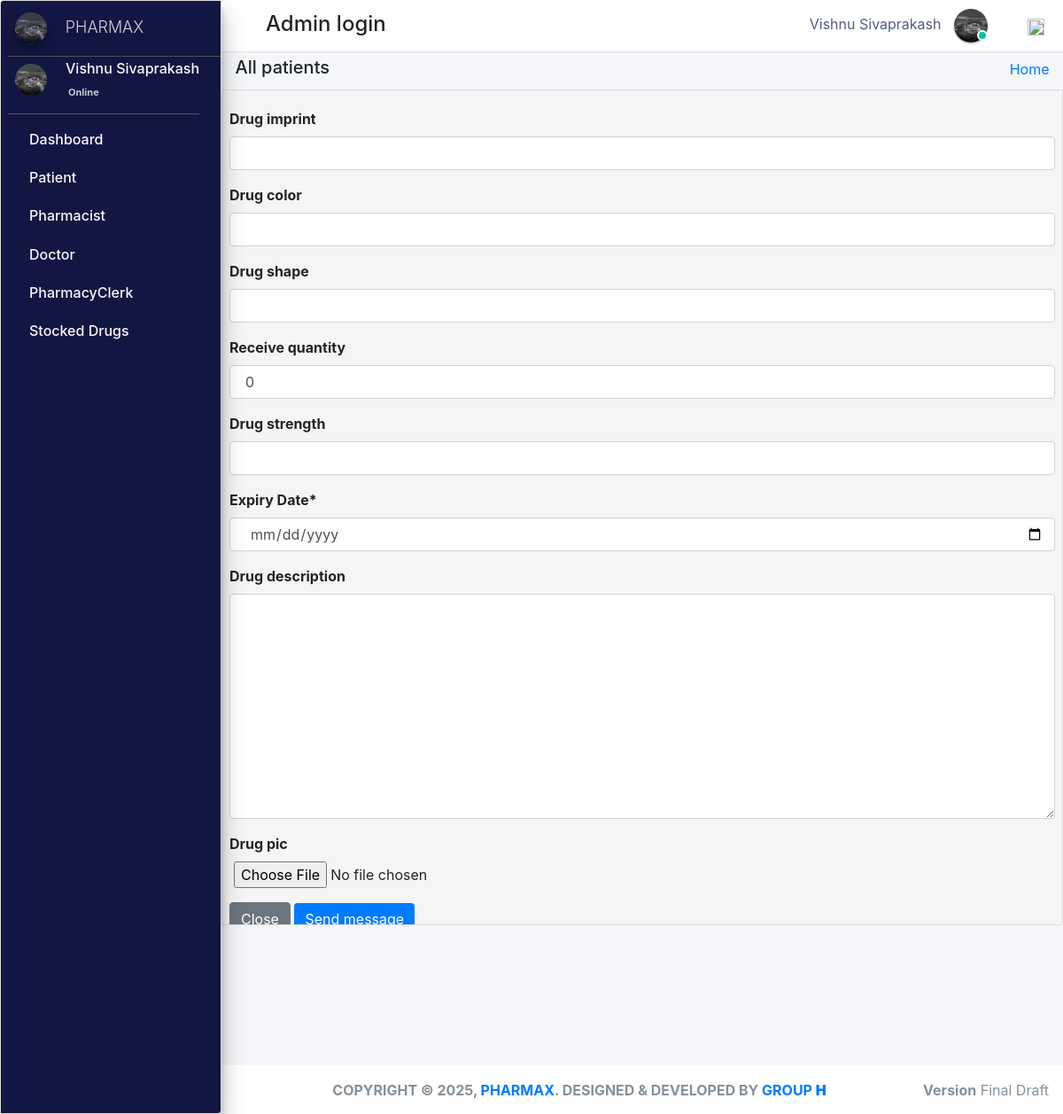
/admin_user/receive_drug/3/ (signed in), run on the app's committed database.
### pharmacy/models.py (models this page shows, shortened)
class CustomUser(AbstractUser):
    user_type_data = ((1, "AdminHOD"), (2, "Pharmacist"), (3, "Doctor"), (4, "PharmacyClerk"),(5, "Patients"))
    user_type = models.CharField(default=1, choices=user_type_data, max_length=10)

class AdminHOD(models.Model):
    gender_category=(
        ('Male','Male'),
        ('Female','Female'),
    )
    admin = models.OneToOneField(CustomUser,null=True, on_delete = models.CASCADE)
    emp_no= models.CharField(max_length=100,null=True,blank=True)
    gender=models.CharField(max_length=100,null=True,choices=gender_category)
    mobile=models.CharField(max_length=10,null=True,blank=True)
    address=models.CharField(max_length=300,null=True,blank=True)
    profile_pic=models.ImageField(default="admin.png",null=True,blank=True)
    created_at = models.DateTimeField(auto_now_add=True)
    updated_at = models.DateTimeField(auto_now=True)
    date_employed=models.DateTimeField(auto_now_add=True, auto_now=False)
    objects = models.Manager()

### pharmacy/HODViews.py (the view, shortened to what this page needs)
# urls.py: path('admin_user/receive_drug/<pk>/', HODViews.receiveDrug, name="receive_drug"),
def receiveDrug(request,pk):
    receive=Stock.objects.get(id=pk)
    form=ReceiveStockForm()
    try:
        form=ReceiveStockForm(request.POST or None )
    except:
        messages.error(request,"An Error occured, Drug quantity Not added")
        return redirect('manage_stock')
    context={
            "form":form,
            "title":"Add Drug"
        }
    return render(request,'hod_templates/modal_form.html',context)

### pharmacy/forms.py
class ReceiveStockForm(ModelForm):
    valid_to= forms.DateField(label="Expiry Date", widget=DateInput(attrs={"class":"form-control"}))
    class Meta:
        model=Stock
        fields='__all__'
        exclude=['category' ,'drug_name','valid_from','dispense_quantity','reorder_level','date_from','date_to','quantity','manufacture']

### pharmacy/LoginCheckMiddleWare.py (called while the page is built, shortened)
    def process_view(self, request, view_func, view_args, view_kwargs):
        modulename = view_func.__module__
        user = request.user
        if user.is_authenticated:
            if user.user_type == "1":
                if modulename == "pharmacy.HODViews":
                    pass
                elif modulename == "":
                    pass
                elif modulename == "pharmacy.views" or modulename == "django.views.static":
                    pass
                else:
                    pass
            else:
                return redirect("login")
        else:
            if request.path == reverse("login"):
                pass
            else:
                return redirect("login")

### pharmacy/models.py (called while the page is built)
    def get_queryset(self):
        return super().get_queryset().annotate(
            expired=ExpressionWrapper(Q(valid_to__lt=Now()), output_field=BooleanField())
        )

### pharmacy/templates/hod_templates/modal_form.html
{% extends 'hod_templates/base_template.html'%} {% load crispy_forms_tags %} {% block page_title %}
<h5>All patients</h5>
{% endblock page_title %} {% block main_content %}
<div class="content">
    <div class="row">
        <div class="col-md-12">
            <form role="form" method="POST" action="" enctype="multipart/form-data">
                {% csrf_token %} {{form|crispy}}
                <button type="button" class="btn btn-secondary" data-dismiss="modal">Close</button>
                <button type="submit" class="btn btn-primary">Send message</button>
            </form>
        </div>
    </div>
</div>
{% endblock %}

### pharmacy/templates/hod_templates/base_template.html (shortened to what this page needs)
{% extends 'base_file.html' %} {% block htm %}
<body class="hold-transition sidebar-mini layout-fixed">
    <div class="wrapper">
        <nav class="main-header navbar navbar-expand navbar-white navbar-light">
            <ul class="navbar-nav">
                <li class="nav-item">
                    <a class="nav-link" data-widget="pushmenu" href="#" role="button"></a>
                </li>
            </ul>
            <h4 style="margin-left: 10px; margin-top: 5px;">Admin login </h4>
            <ul class="navbar-nav ml-auto">
                <li class="mx-3">
                    <a href="#" class="sm-submenu-with-image a">
                        <span>{{user.first_name}}  {{user.last_name}}</span>
                        <img src="{{request.user.adminhod.profile_pic.url}}" class="img-circle elevation-1" width="38" height="38" alt="">
                        <span class="avatar-status avatar-sm-status avatar-status-success"></span>
                    </a>
                </li>
                <li class="nav-item dropdown ml-3 low">
                    <a href="#" class="btn btn-outlined btn-black text-muted bg-transparent " data-toggle="dropdown" aria-expanded="false" data-wow-delay="0.7s"><img src="https://img.icons8.com/ios/50/000000/settings.png" width="19" height="19">
                    </a>
                </li>
            </ul>
        </nav>
        {% include 'hod_templates/sidebar.html'%}
        <div class="content-wrapper">
            <div class="content-header">
                <div class="container-fluid">
                    <div class="row ">
                        <div class="col-sm-6">
                            <h1 class="m-0 text-dark">
                                {% block page_title %} {% endblock page_title %}
                            </h1>
                        </div>
                        <div class="col-sm-6 ">
                            <ol class="breadcrumb float-sm-right">
                                <li class="breadcrumb-item"><a href="">Home</a></li>
                            </ol>
                        </div>
                    </div>
                </div>
            </div>
            {% block main_content %} {% endblock main_content %}
        </div>
        {% include 'hod_templates/footer.html'%}
    </div>
    {% endblock htm %}

### pharmacy/templates/hod_templates/sidebar.html (shortened to what this page needs)
<aside class="main-sidebar sidebar-dark-primary elevation-4">
    <a href="" class="brand-link ml-2">
        <img src="{{request.user.adminhod.profile_pic.url}}" alt="" width="36" height="36" class=" img-circle elevation-3" style="opacity: .8">
        <span class="brand-text font-weight-light mt-1 ml-3 mmust">PHARMAX</span>
    </a>
    <div class="sidebar">
        <div class="user-panel mr-3">
            <div class="pull-left image sm-submenu-with-image a ml-2 ">
                <img src="{{request.user.adminhod.profile_pic.url}}" class="img-circle mt-2" width="36" height="36" alt="User Image">
            </div>
            <div class="pull-left info">
                <p>{{user.first_name}} {{user.last_name}}</p>
                <a href="#"> Online</a>
            </div>
        </div>
        <nav class="mt-2">
            <ul class="nav nav-pills nav-sidebar flex-column" data-widget="treeview" role="menu" data-accordion="false">
                <li class="nav-item">
                    <a href="{% url  'admin_dashboard' %}" class="nav-link">
                        <p>
                            Dashboard
                        </p>
                    </a>
                </li>
                <li class="nav-item">
                    <a href="#" class="nav-link">
                        <p>
                            Patient
                        </p>
                    </a>
                </li>
                <li class="nav-item">
                    <a href="#" class="nav-link">
                        <p>
                            Pharmacist
                        </p>
                    </a>
                </li>
                <li class="nav-item">
                    <a href="#" class="nav-link">
                        <p>
                            Doctor
                        </p>
                    </a>
                </li>
                <li class="nav-item">
                    <a href="#" class="nav-link">
                        <p>
                            PharmacyClerk
                        </p>
                    </a>
                </li>
                <li class="nav-item">
                    <a href="#" class="nav-link">
                        <p>
                            Stocked Drugs
                        </p>
                    </a>
                </li>
            </ul>
        </nav>
    </div>
</aside>

### static/css/main.css (style rules this page uses)
html { font-family: sans-serif; line-height: 1.15; -webkit-text-size-adjust: 100%; -webkit-tap-highlight-color: transparent; }
body { overflow-y: hidden; overflow-x: hidden; font-family: -apple-system, BlinkMacSystemFont, "Segoe UI", Roboto, "Helvetica Neue", Arial, "Noto Sans", sans-serif, "Apple Color Emoji", "Segoe UI Emoji", "Segoe UI Symbol", "Noto Color Emoji" !important; }
.content { background-color: #f5f5f5; border: 1px solid #dddddd; border-radius: 4px 0px 4px 0px; left: -1px; padding: 10px 7px 5px; }
.main-sidebar { background: #ffffff; border: 1px solid #dddddd; border-radius: 4px 0px 4px 0px; font-weight: bold; }
.content { height: 75vh; overflow-y: scroll; overflow-x: hidden; }
.content .row { margin-top: 20px !important; }
.main-sidebar { background-color: #121642 !important; color: white !important; }
.main-sidebar p { color: #f8f8f8 !important; font-weight: 500 !important }
.btn-primary { outline: none !important; border: none !important; }
.avatar-status { position: absolute; bottom: 12px; right: 75.4px; display: -ms-inline-flexbox; display: inline-flex; -ms-flex-negative: 0; flex-shrink: 0; -ms-flex-pack: center; justify-content: center; -ms-flex-align: center; align-items: center; white-space: nowrap; text-align: center; vertical-align: baseline; font-weight: 600; border: .125rem solid #fff; width: 12px; height: 12px; line-height: 1; font-size: .71094rem; border-radius: 50%; }
.avatar-status-success { color: #fff; background-color: #00c9a7; }
.pull-left { float: left; }
.pull-left { float: left!important; }
.user-panel>.info { padding: 5px 5px 5px 15px; line-height: 1; position: absolute; left: 55px; }
.user-panel>.info>p { font-weight: 600; margin-bottom: 9px; }
p { margin: 0 0 10px; }
.user-panel { padding-bottom: 20px; }
.user-panel:after { clear: both; }
.user-panel:before, .user-panel:after { content: " "; display: table; }
.user-panel>.info>a { text-decoration: none; padding-right: 5px; margin-top: 3px; font-size: 11px; overflow: hidden; white-space: nowrap; }
.mmust { overflow: hidden; white-space: nowrap; font-size: 18px; }
.container-fluid { width: 100%; padding-right: 15px; padding-left: 15px; margin-right: auto; margin-left: auto; }
.row { display: flex; flex-wrap: wrap; margin-right: -15px; margin-left: -15px; }
input { text-indent: 5px !important; }
input::placeholder { text-indent: 5px !important; }
.img-circle { border-radius: 50%; }
.content-wrapper .content-header { padding: 5px 0.5rem !important; }

### static/css/profile.css (style rules this page uses)
li { list-style-type: none ! }
.form-control { font-size: .875rem; }
.navbar-nav span { color: #525f7f !important; margin-right: 10px !important; }
body { font-family: 'Rubik', sans-serif; height: 100% !important; }
input { text-indent: 5px !important; }
input::placeholder { text-indent: 5px !important; }

### data on the page
CustomUser: first_name "Vishnu", last_name "Sivaprakash", user.adminhod.profile_pic (picture)
